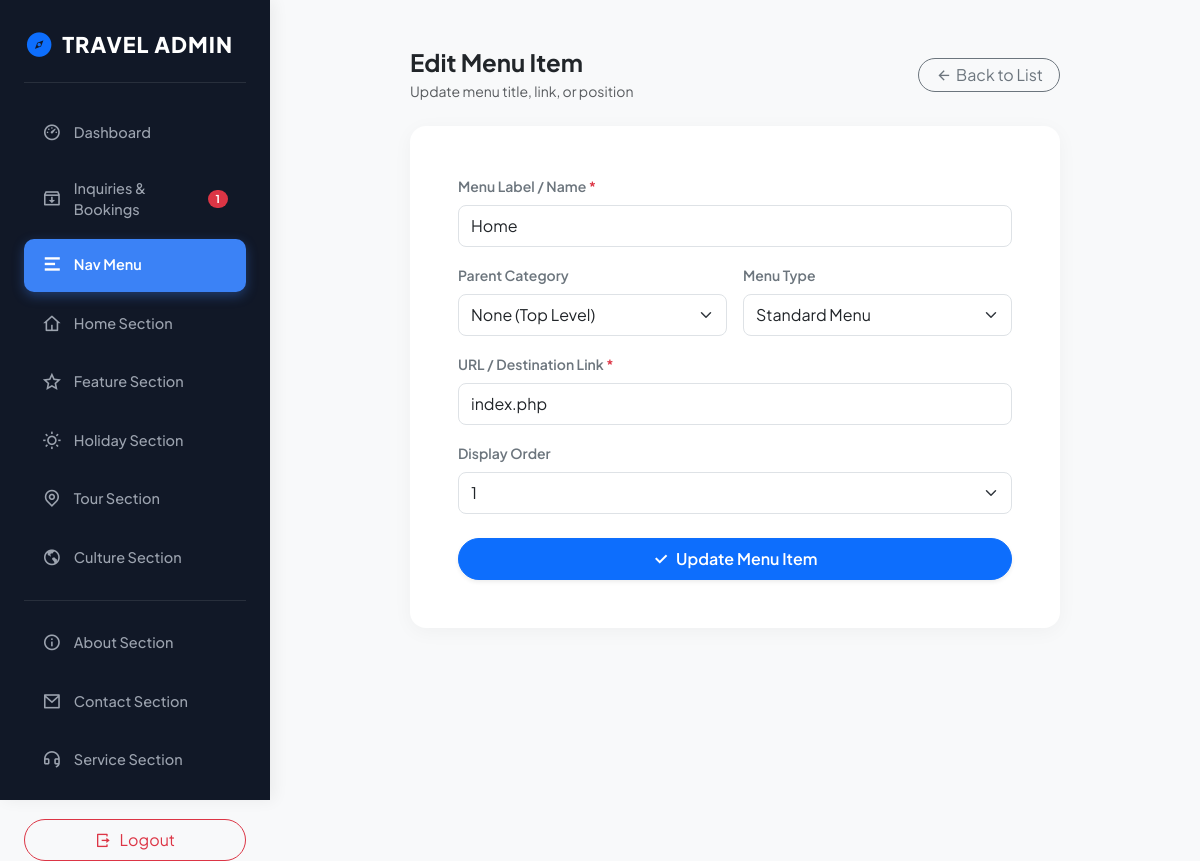
The page /admin/menu_update.php?id=1 (signed in) on the database its author committed.
### tables this page shows
CREATE TABLE `menu` (
  `id` int NOT NULL AUTO_INCREMENT,
  `menu_name` varchar(255) NOT NULL,
  `menu_parent` int DEFAULT '0',
  `menu_type` varchar(50) DEFAULT NULL,
  `menu_url` varchar(255) DEFAULT NULL,
  `menu_order` int DEFAULT '0',
  `date` date DEFAULT NULL,
  PRIMARY KEY (`id`)
);

### admin/menu_update.php (the view, shortened to what this page needs)
<?php
require_once("inc/conn.php");
$id = isset($_GET['id']) ? (int)$_GET['id'] : 0;
$sql = "SELECT * FROM menu WHERE id = $id";
$rs = mysqli_query($conn, $sql);
$row = mysqli_fetch_array($rs);
include("inc/header.php");
?>
<div class="d-flex justify-content-between align-items-center mb-4" style="max-width: 650px; margin: 0 auto;">
    <div>
        <h4 class="fw-bold text-dark mb-1">Edit Menu Item</h4>
        <p class="text-muted small mb-0">Update menu title, link, or position</p>
    </div>
    <a href="menu.php" class="btn btn-outline-secondary rounded-pill px-3 py-1 small d-flex align-items-center gap-1">
        <i class="ri-arrow-left-line"></i> Back to List
    </a>
</div>
<div class="card admin-card p-4 p-md-5 mx-auto" style="max-width: 650px;">
    <form action="#" method="POST">
        <div class="mb-3">
            <label class="form-label fw-semibold text-secondary small">Menu Label / Name <span class="text-danger">*</span></label>
            <input type="text" class="form-control rounded-3 py-2" name="menu_name" value="<?php echo isset($row['menu_name']) ? htmlspecialchars($row['menu_name']) : ''; ?>" required>
        </div>
        <div class="row g-3 mb-3">
            <div class="col-md-6">
                <label class="form-label fw-semibold text-secondary small">Parent Category</label>
                <select name="menu_parent" class="form-select rounded-3 py-2">
                    <option value="0" <?php echo (isset($row['menu_parent']) && $row['menu_parent'] == 0) ? 'selected' : ''; ?>>None (Top Level)</option>
                </select>
            </div>
            <div class="col-md-6">
                <label class="form-label fw-semibold text-secondary small">Menu Type</label>
                <select name="menu_type" class="form-select rounded-3 py-2">
                    <option value="Menu" <?php echo (isset($row['menu_type']) && $row['menu_type'] === 'Menu') ? 'selected' : ''; ?>>Standard Menu</option>
                </select>
            </div>
        </div>
        <div class="mb-3">
            <label class="form-label fw-semibold text-secondary small">URL / Destination Link <span class="text-danger">*</span></label>
            <input type="text" class="form-control rounded-3 py-2" name="menu_url" value="<?php echo isset($row['menu_url']) ? htmlspecialchars($row['menu_url']) : ''; ?>" required>
        </div>
        <div class="mb-4">
            <label class="form-label fw-semibold text-secondary small">Display Order</label>
            <select name="menu_order" class="form-select rounded-3 py-2">
                <?php for ($i = 0; $i <= 10; $i++): ?>
                    <option value="<?php echo $i; ?>" <?php echo (isset($row['menu_order']) && $row['menu_order'] == $i) ? 'selected' : ''; ?>><?php echo $i; ?></option>
                <?php endfor; ?>
            </select>
        </div>
        <button class="btn btn-primary rounded-pill px-4 py-2 w-100 fw-semibold shadow-sm" type="submit" name="update">
            <i class="ri-check-line me-1"></i> Update Menu Item
        </button>
    </form>
</div>
<?php include("inc/footer.php"); ?>

### admin/inc/header.php (style rules this page uses)
body { font-family: 'Plus Jakarta Sans', sans-serif; background-color: #f8f9fa; }
.admin-card { background: #fff; border-radius: 16px; border: none; box-shadow: 0 4px 20px rgba(0,0,0,0.04); }

### rows shown on the page
menu: menu_name "Home", menu_parent "None (Top Level)", menu_url "index.php", menu_order "1"

### other values the page prints
$newInqCount "1"
